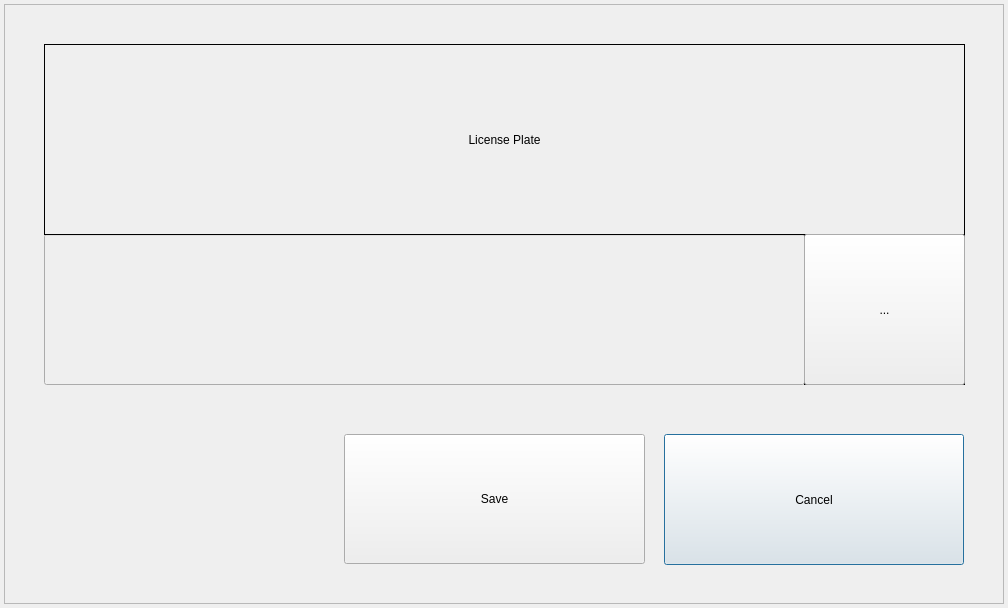
<?xml version="1.0" encoding="UTF-8"?>
<ui version="4.0">
 <class>LicensePlateDialog1080p</class>
 <widget class="QDialog" name="LicensePlateDialog1080p">
  <property name="geometry">
   <rect>
    <x>0</x>
    <y>0</y>
    <width>1008</width>
    <height>608</height>
   </rect>
  </property>
  <property name="windowTitle">
   <string>LICENSE PLATE PROPERTY</string>
  </property>
  <widget class="QFrame" name="frame">
   <property name="geometry">
    <rect>
     <x>4</x>
     <y>4</y>
     <width>1000</width>
     <height>600</height>
    </rect>
   </property>
   <property name="frameShape">
    <enum>QFrame::StyledPanel</enum>
   </property>
   <property name="frameShadow">
    <enum>QFrame::Raised</enum>
   </property>
   <widget class="QLineEdit" name="lineEditLicensePlate">
    <property name="enabled">
     <bool>false</bool>
    </property>
    <property name="geometry">
     <rect>
      <x>40</x>
      <y>230</y>
      <width>761</width>
      <height>151</height>
     </rect>
    </property>
    <property name="sizePolicy">
     <sizepolicy hsizetype="Preferred" vsizetype="Fixed">
      <horstretch>100</horstretch>
      <verstretch>100</verstretch>
     </sizepolicy>
    </property>
    <property name="minimumSize">
     <size>
      <width>0</width>
      <height>50</height>
     </size>
    </property>
    <property name="alignment">
     <set>Qt::AlignCenter</set>
    </property>
    <property name="readOnly">
     <bool>true</bool>
    </property>
   </widget>
   <widget class="QLabel" name="labelLicensePlate">
    <property name="geometry">
     <rect>
      <x>40</x>
      <y>40</y>
      <width>921</width>
      <height>191</height>
     </rect>
    </property>
    <property name="frameShape">
     <enum>QFrame::Box</enum>
    </property>
    <property name="text">
     <string>License Plate</string>
    </property>
    <property name="alignment">
     <set>Qt::AlignCenter</set>
    </property>
   </widget>
   <widget class="QLabel" name="label">
    <property name="geometry">
     <rect>
      <x>800</x>
      <y>230</y>
      <width>161</width>
      <height>151</height>
     </rect>
    </property>
    <property name="frameShape">
     <enum>QFrame::Box</enum>
    </property>
    <property name="text">
     <string/>
    </property>
   </widget>
   <widget class="QPushButton" name="pushButtonClose">
    <property name="geometry">
     <rect>
      <x>660</x>
      <y>430</y>
      <width>300</width>
      <height>131</height>
     </rect>
    </property>
    <property name="text">
     <string>Cancel</string>
    </property>
   </widget>
   <widget class="QPushButton" name="pushButtonSave">
    <property name="geometry">
     <rect>
      <x>340</x>
      <y>430</y>
      <width>301</width>
      <height>130</height>
     </rect>
    </property>
    <property name="text">
     <string>Save</string>
    </property>
   </widget>
   <widget class="QPushButton" name="buttonLicensePlate">
    <property name="geometry">
     <rect>
      <x>800</x>
      <y>230</y>
      <width>161</width>
      <height>151</height>
     </rect>
    </property>
    <property name="minimumSize">
     <size>
      <width>70</width>
      <height>70</height>
     </size>
    </property>
    <property name="text">
     <string>...</string>
    </property>
   </widget>
  </widget>
 </widget>
 <layoutdefault spacing="6" margin="11"/>
 <resources/>
 <connections/>
</ui>
